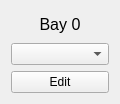
<?xml version="1.0" encoding="UTF-8"?>
<ui version="4.0">
 <class>BayWidget</class>
 <widget class="QWidget" name="BayWidget">
  <property name="geometry">
   <rect>
    <x>0</x>
    <y>0</y>
    <width>120</width>
    <height>104</height>
   </rect>
  </property>
  <property name="windowTitle">
   <string>Form</string>
  </property>
  <layout class="QVBoxLayout" name="verticalLayout">
   <item>
    <widget class="QLabel" name="bayLabel">
     <property name="font">
      <font>
       <pointsize>12</pointsize>
      </font>
     </property>
     <property name="text">
      <string>Bay 0</string>
     </property>
     <property name="alignment">
      <set>Qt::AlignCenter</set>
     </property>
    </widget>
   </item>
   <item>
    <widget class="QComboBox" name="materialCombo">
     <property name="sizePolicy">
      <sizepolicy hsizetype="MinimumExpanding" vsizetype="Fixed">
       <horstretch>0</horstretch>
       <verstretch>0</verstretch>
      </sizepolicy>
     </property>
     <property name="editable">
      <bool>false</bool>
     </property>
    </widget>
   </item>
   <item>
    <widget class="QPushButton" name="editButton">
     <property name="sizePolicy">
      <sizepolicy hsizetype="MinimumExpanding" vsizetype="Fixed">
       <horstretch>0</horstretch>
       <verstretch>0</verstretch>
      </sizepolicy>
     </property>
     <property name="text">
      <string>Edit</string>
     </property>
    </widget>
   </item>
  </layout>
 </widget>
 <resources/>
 <connections/>
</ui>
